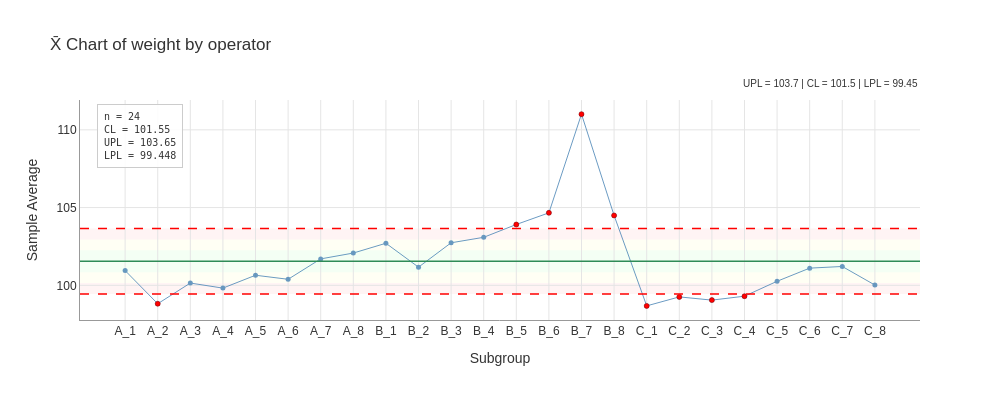

Notebook code for this chart:
### Markdown cell above
## Visualize Xbar Chart

### Code cell
fig = result.plot(
    chart='Xbar',
    show_zones=True,
    highlight_signals=True,
    show_stats=True
)
fig.show()

### Figure 1 — Plotly figure (JSON) as saved in the notebook; plotly's stock layout.template omitted (floating-point values rounded to 4 significant figures)
{"data": [{"hovertemplate": "%{x}<br>%{y:.3f}<extra></extra>", "line": {"color": "steelblue", "width": 1.0}, "marker": {"color": "steelblue", "size": 5}, "mode": "lines+markers", "name": "Xbar", "opacity": 0.8, "type": "scatter", "x": ["A_1", "A_2", "A_3", "A_4", "A_5", "A_6", "A_7", "A_8", "B_1", "B_2", "B_3", "B_4", "B_5", "B_6", "B_7", "B_8", "C_1", "C_2", "C_3", "C_4", "C_5", "C_6", "C_7", "C_8"], "y": [100.9, 98.81, 100.1, 99.82, 100.6, 100.4, 101.7, 102.1, 102.7, 101.2, 102.7, 103.1, 103.9, 104.7, 111.0, 104.5, 98.68, 99.25, 99.05, 99.3, 100.3, 101.1, 101.2, 100.0]}, {"hovertemplate": "Beyond Limits<br>%{x}<br>%{y:.3f}<extra></extra>", "marker": {"color": "red", "line": {"color": "darkred", "width": 0.5}, "size": 5, "symbol": "circle"}, "mode": "markers", "name": "Beyond Limits", "showlegend": false, "type": "scatter", "x": ["A_2", "B_5", "B_6", "B_7", "B_8", "C_1", "C_2", "C_3", "C_4"], "y": [98.81, 103.9, 104.7, 111.0, 104.5, 98.68, 99.25, 99.05, 99.3]}], "layout": {"annotations": [{"bgcolor": "rgba(255,255,255,0.7)", "font": {"color": "#333333", "size": 10}, "showarrow": false, "text": "UPL = 103.7 | CL = 101.5 | LPL = 99.45", "x": 1.0, "xanchor": "right", "xref": "paper", "y": 1.04, "yanchor": "bottom", "yref": "paper"}, {"align": "left", "bgcolor": "rgba(255, 255, 255, 0.9)", "bordercolor": "#CCCCCC", "borderpad": 6, "borderwidth": 1, "font": {"color": "#333333", "family": "monospace", "size": 10}, "showarrow": false, "text": "n = 24<br>CL = 101.55<br>UPL = 103.65<br>LPL = 99.448", "x": 0.02, "xanchor": "left", "xref": "paper", "y": 0.98, "yanchor": "top", "yref": "paper"}], "font": {"color": "#333333", "family": "Arial, sans-serif", "size": 12}, "height": 400, "hovermode": "x unified", "margin": {"b": 80}, "paper_bgcolor": "white", "plot_bgcolor": "white", "shapes": [{"fillcolor": "#B3FFB3", "layer": "below", "line": {"width": 0}, "opacity": 0.15, "type": "rect", "x0": 0, "x1": 1, "xref": "x domain", "y0": 100.8, "y1": 102.2, "yref": "y"}, {"fillcolor": "#FFFFB3", "layer": "below", "line": {"width": 0}, "opacity": 0.15, "type": "rect", "x0": 0, "x1": 1, "xref": "x domain", "y0": 102.2, "y1": 103.0, "yref": "y"}, {"fillcolor": "#FFFFB3", "layer": "below", "line": {"width": 0}, "opacity": 0.15, "type": "rect", "x0": 0, "x1": 1, "xref": "x domain", "y0": 100.1, "y1": 100.8, "yref": "y"}, {"fillcolor": "#FFB3B3", "layer": "below", "line": {"width": 0}, "opacity": 0.15, "type": "rect", "x0": 0, "x1": 1, "xref": "x domain", "y0": 103.0, "y1": 103.7, "yref": "y"}, {"fillcolor": "#FFB3B3", "layer": "below", "line": {"width": 0}, "opacity": 0.15, "type": "rect", "x0": 0, "x1": 1, "xref": "x domain", "y0": 99.45, "y1": 100.1, "yref": "y"}, {"line": {"color": "red", "dash": "dash", "width": 1.5}, "type": "line", "x0": 0, "x1": 1, "xref": "x domain", "y0": 103.7, "y1": 103.7}, {"line": {"color": "red", "dash": "dash", "width": 1.5}, "type": "line", "x0": 0, "x1": 1, "xref": "x domain", "y0": 99.45, "y1": 99.45}, {"line": {"color": "#2E8B57", "dash": "solid", "width": 1.5}, "type": "line", "x0": 0, "x1": 1, "xref": "x domain", "y0": 101.5, "y1": 101.5}], "showlegend": false, "title": {"text": "X̄ Chart of weight by operator"}, "width": 1000, "xaxis": {"automargin": true, "gridcolor": "#E5E5E5", "gridwidth": 1.0, "linecolor": "#999999", "linewidth": 1.0, "showgrid": true, "showline": true, "title": {"text": "Subgroup"}, "type": "category"}, "yaxis": {"gridcolor": "#E5E5E5", "gridwidth": 1.0, "linecolor": "#999999", "linewidth": 1.0, "showgrid": true, "showline": true, "title": {"text": "Sample Average"}, "zeroline": false}}}
